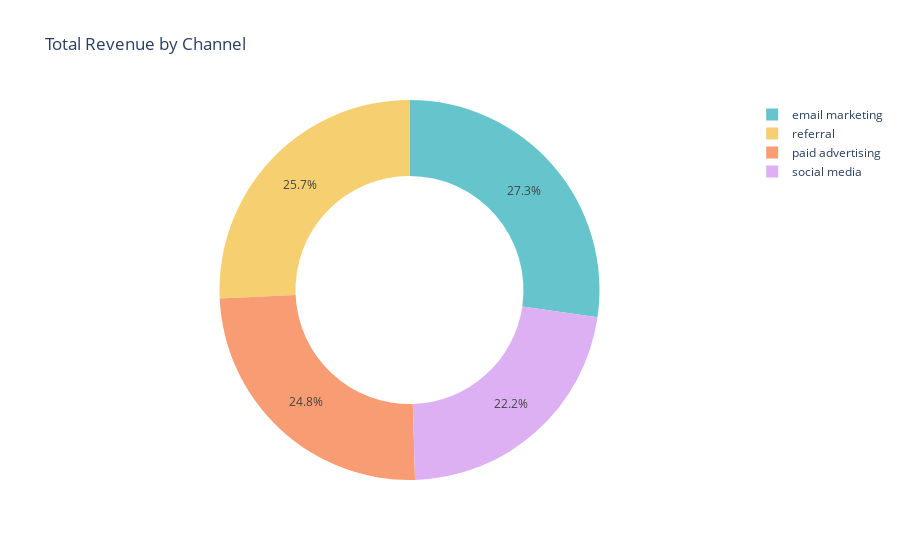

Source (notebook cell):
### Code cell
revenue_by_channel = data.groupby('channel')['revenue'].sum().reset_index()

fig = px.pie(revenue_by_channel, 
             values='revenue', 
             names='channel', 
             title='Total Revenue by Channel', 
             hole=0.6, color_discrete_sequence=px.colors.qualitative.Pastel)

fig.show()

### Figure 1 — Plotly figure (JSON) as saved in the notebook; plotly's stock layout.template omitted (floating-point values rounded to 4 significant figures)
{"data": [{"domain": {"x": [0, 1], "y": [0, 1]}, "hole": 0.6, "hovertemplate": "channel=%{label}<br>revenue=%{value}<extra></extra>", "labels": ["email marketing", "paid advertising", "referral", "social media"], "legendgroup": "", "name": "", "showlegend": true, "type": "pie", "values": [604706, 548396, 569552, 492667]}], "layout": {"autosize": true, "legend": {"tracegroupgap": 0}, "piecolorway": ["rgb(102, 197, 204)", "rgb(246, 207, 113)", "rgb(248, 156, 116)", "rgb(220, 176, 242)", "rgb(135, 197, 95)", "rgb(158, 185, 243)", "rgb(254, 136, 177)", "rgb(201, 219, 116)", "rgb(139, 224, 164)", "rgb(180, 151, 231)", "rgb(179, 179, 179)"], "title": {"text": "Total Revenue by Channel"}}}
